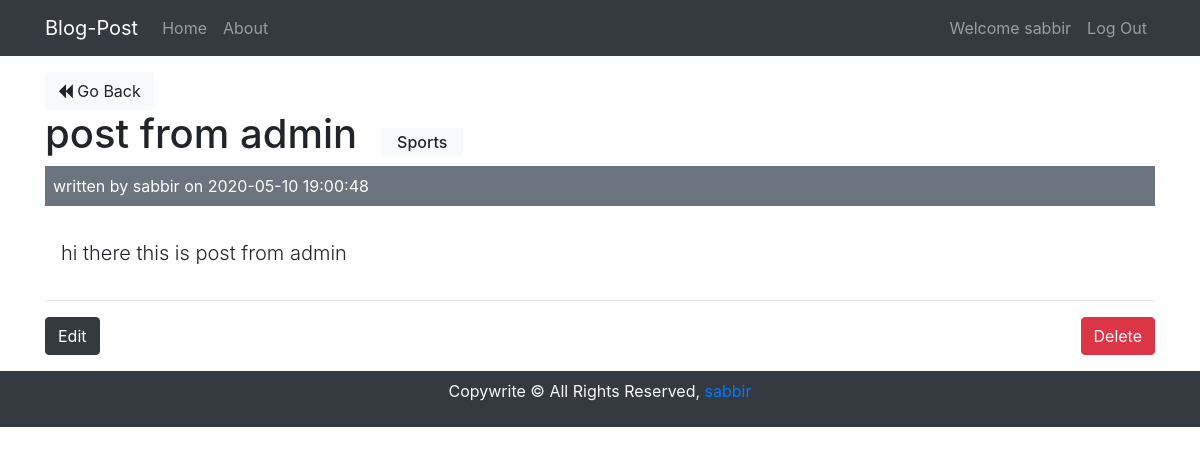
Screenshot of /posts/show/52 (signed in) with the database file from the repository.
### tables this page shows
CREATE TABLE `posts` (
  `id` int(11) NOT NULL,
  `user_id` int(11) NOT NULL,
  `cat_id` int(11) NOT NULL,
  `title` varchar(255) NOT NULL,
  `body` text NOT NULL,
  `created_at` datetime NOT NULL DEFAULT current_timestamp()
);

CREATE TABLE `categories` (
  `id` int(11) NOT NULL,
  `catName` varchar(255) NOT NULL
);

CREATE TABLE `users` (
  `id` int(11) NOT NULL,
  `name` varchar(255) NOT NULL,
  `email` varchar(255) NOT NULL,
  `password` varchar(255) NOT NULL,
  `created_at` datetime NOT NULL DEFAULT current_timestamp()
);

### app/controllers/Posts.php (called while the page is built, shortened)
<?php
class Posts extends Controller{
   public function __construct(){
      $this->postModel = $this->model("Post");
      $this->userModel = $this->model("User");
      $this->catModel = $this->model("Category");
   }
   public function show($id){
      $post = $this->postModel->getPostById($id);
      $user = $this->userModel->getUserById($post->user_id);
      $category = $this->catModel->getCategoryById($post->cat_id);
      $data = [
         'post' => $post,
         'user' => $user,
         'category' => $category
      ];
      $this->view("posts/show", $data);
   }
}

### app/lib/Core.php (called while the page is built, shortened)
<?php
   class Core{
      protected $currentMethod = 'index';
      public function __construct(){
         $url = $this->getUrl();
         if (file_exists('../app/controllers/'. ucwords($url[0]).'.php')) {
            unset($url[0]);
         }
         $this->currentController = new $this->currentController;
         if (isset($url[1])) {
            if (method_exists($this->currentController, $url[1])) {
               $this->currentMethod = $url[1];
               unset($url[1]);
            }
         }
         $this->params = $url? array_values($url) : [];
         call_user_func_array([$this->currentController, $this->currentMethod], $this->params);
      }
      public function getUrl(){
         if (isset($_GET['url'])) {
            $url = rtrim($_GET['url'], '/');
            $url = filter_var($url, FILTER_SANITIZE_URL);
            $url = explode('/', $url);
            return $url;
         }
      }
   }

### public/index.php (called while the page is built, shortened)
<?php
$init = new Core();

### app/lib/Database.php (called while the page is built, shortened)
<?php
class Database{
   private $host = DB_HOST;
   private $user = DB_USER;
   private $pass = DB_PASS;
   private $dbname = DB_NAME;
   private $dbh;
   private $stmt;
   public function __construct(){
      $dsn = 'mysql:host =' .$this->host. ';dbname=' .$this->dbname ;
      $options = array(
         PDO::ATTR_PERSISTENT => true,
         PDO::ATTR_ERRMODE => PDO::ERRMODE_EXCEPTION
      );
      try{
         $this->dbh = new PDO($dsn, $this->user, $this->pass, $options);
      }catch(PDOException $e){
         $this->error = $e->getMessage();
         echo $this->error;
      }
   }
   public function query($sql){
      $this->stmt = $this->dbh->prepare($sql);
   }
   public function bind($param, $value, $type = null){
      if (is_null($type)) {
         switch(true){
            default:
               $type = PDO::PARAM_STR;
         }
      }
      $this->stmt->bindValue($param, $value, $type);
   }
   public function execute(){
      return $this->stmt->execute();
   }
   public function single(){
      $this->execute();
      return $this->stmt->fetch(PDO::FETCH_OBJ);
   }
}

### app/models/Post.php (called while the page is built, shortened)
<?php
class Post{
   private $db;
   public function __construct(){
      $this->db = new Database;
   }
   public function getPostById($id){
      $this->db->query("SELECT * FROM posts WHERE id = :id ");
      $this->db->bind(':id', $id);
      $row = $this->db->single();
      return $row;
   }
}

### app/models/Category.php (called while the page is built, shortened)
<?php
class Category{
   private $db;
   public function __construct(){
      $this->db = new Database;
   }
   public function getCategoryById($id){
      $this->db->query("SELECT * FROM categories WHERE id = :id ");
      $this->db->bind(':id', $id);
      return $this->db->single();
   }
}

### app/models/User.php (called while the page is built, shortened)
<?php
class User{
   private $db;
   public function __construct(){
      $this->db = new Database;
   }
   public function getUserById($id){
      $this->db->query("SELECT * FROM users WHERE id= :id ");
      $this->db->bind(":id", $id);
      $row = $this->db->single();
      return $row;
   }
}

### app/views/posts/show.php (the view)
<?php require APPROOT.'/views/inc/header.php'; ?>
<a href="<?php echo URLROOT; ?>/posts" class="btn btn-light"><i class="fa fa-backward"></i> Go Back</a>
<br>
<h1><?php echo $data['post']->title; ?><small class="bg-light h6 ml-4 pt-1 pl-3 pr-3 pb-1"><?php echo $data['category']->catName?></small></h1>
<div class="bg-secondary p-2 mb-3 text-white">
   written by <?php echo $data['user']->name; ?> on <?php echo $data['post']->created_at; ?>
</div>
<p class="lead p-3"><?php echo $data['post']->body; ?></p>
<?php if($data['post']->user_id == $_SESSION['user-id']): ?>
<hr>
   <a href="<?php echo URLROOT; ?>/posts/edit/<?php echo $data['post']->id; ?>" class="btn btn-dark">Edit</a>
   <form action="<?php echo URLROOT; ?>/posts/delete/<?php echo $data['post']->id; ?>" method="post" class="pull-right">
      <input type="submit" value="Delete" class="btn btn-danger">
   </form>
<?php endif; ?>
<?php require APPROOT.'/views/inc/footer.php'; ?>

### rows the page displays
posts: title "post from admin", created_at "2020-05-10 19:00:48", body "hi there this is post from admin"
categories: catName "Sports"
users: name "sabbir"

### other values shown
SITENAME "Blog-Post"
$_SESSION['user-name'] "sabbir"
